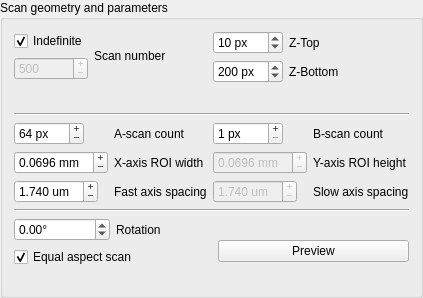
<?xml version="1.0" encoding="UTF-8"?>
<ui version="4.0">
 <class>groupScan</class>
 <widget class="QGroupBox" name="groupScan">
  <property name="geometry">
   <rect>
    <x>0</x>
    <y>0</y>
    <width>380</width>
    <height>298</height>
   </rect>
  </property>
  <property name="minimumSize">
   <size>
    <width>0</width>
    <height>0</height>
   </size>
  </property>
  <property name="maximumSize">
   <size>
    <width>16777215</width>
    <height>16777215</height>
   </size>
  </property>
  <property name="title">
   <string>Scan geometry and parameters</string>
  </property>
  <layout class="QGridLayout" name="gridLayout">
   <item row="0" column="1">
    <layout class="QFormLayout" name="formLayout">
     <item row="0" column="0">
      <widget class="QSpinBox" name="spinZTop">
       <property name="toolTip">
        <string>Number of pixels to crop from the top of the A-line</string>
       </property>
       <property name="suffix">
        <string> px</string>
       </property>
       <property name="maximum">
        <number>1024</number>
       </property>
       <property name="value">
        <number>10</number>
       </property>
      </widget>
     </item>
     <item row="0" column="1">
      <widget class="QLabel" name="labelZTop">
       <property name="toolTip">
        <string>Number of pixels to crop from the top of the A-line</string>
       </property>
       <property name="text">
        <string>Z-Top</string>
       </property>
      </widget>
     </item>
     <item row="1" column="0">
      <widget class="QSpinBox" name="spinZBottom">
       <property name="toolTip">
        <string>A-lines are cropped to this number of uppermost pixels on display and acquisition</string>
       </property>
       <property name="suffix">
        <string> px</string>
       </property>
       <property name="minimum">
        <number>1</number>
       </property>
       <property name="maximum">
        <number>1025</number>
       </property>
       <property name="value">
        <number>200</number>
       </property>
      </widget>
     </item>
     <item row="1" column="1">
      <widget class="QLabel" name="labelZBottom">
       <property name="toolTip">
        <string>A-lines are cropped to this number of uppermost pixels on display and acquisition</string>
       </property>
       <property name="text">
        <string>Z-Bottom</string>
       </property>
      </widget>
     </item>
    </layout>
   </item>
   <item row="2" column="1">
    <layout class="QFormLayout" name="formY">
     <item row="0" column="0">
      <widget class="QSpinBox" name="spinBCount">
       <property name="toolTip">
        <string>The number of B-scans to acquire</string>
       </property>
       <property name="buttonSymbols">
        <enum>QAbstractSpinBox::PlusMinus</enum>
       </property>
       <property name="suffix">
        <string> px</string>
       </property>
       <property name="minimum">
        <number>1</number>
       </property>
       <property name="maximum">
        <number>3600</number>
       </property>
       <property name="value">
        <number>1</number>
       </property>
      </widget>
     </item>
     <item row="0" column="1">
      <widget class="QLabel" name="labelBcount">
       <property name="toolTip">
        <string>The number of B-scans to acquire</string>
       </property>
       <property name="text">
        <string>B-scan count</string>
       </property>
      </widget>
     </item>
     <item row="1" column="0">
      <widget class="QDoubleSpinBox" name="spinROIHeight">
       <property name="enabled">
        <bool>false</bool>
       </property>
       <property name="toolTip">
        <string>The width of the C-scan</string>
       </property>
       <property name="buttonSymbols">
        <enum>QAbstractSpinBox::PlusMinus</enum>
       </property>
       <property name="suffix">
        <string> mm</string>
       </property>
       <property name="decimals">
        <number>4</number>
       </property>
       <property name="minimum">
        <double>0.000100000000000</double>
       </property>
       <property name="singleStep">
        <double>0.001000000000000</double>
       </property>
       <property name="value">
        <double>0.069600000000000</double>
       </property>
      </widget>
     </item>
     <item row="1" column="1">
      <widget class="QLabel" name="labelROIHeight">
       <property name="toolTip">
        <string>The width of the C-scan</string>
       </property>
       <property name="text">
        <string>Y-axis ROI height</string>
       </property>
      </widget>
     </item>
     <item row="2" column="0">
      <widget class="QDoubleSpinBox" name="spinSlowAxisSpacing">
       <property name="enabled">
        <bool>false</bool>
       </property>
       <property name="toolTip">
        <string>The distance between adjacent B-scans (the slow axis)</string>
       </property>
       <property name="buttonSymbols">
        <enum>QAbstractSpinBox::PlusMinus</enum>
       </property>
       <property name="suffix">
        <string> um</string>
       </property>
       <property name="decimals">
        <number>3</number>
       </property>
       <property name="minimum">
        <double>0.001000000000000</double>
       </property>
       <property name="singleStep">
        <double>0.010000000000000</double>
       </property>
       <property name="value">
        <double>1.740000000000000</double>
       </property>
      </widget>
     </item>
     <item row="2" column="1">
      <widget class="QLabel" name="labelSlowAxisSpacing">
       <property name="toolTip">
        <string>The distance between adjacent B-scans (the slow axis)</string>
       </property>
       <property name="text">
        <string>Slow axis spacing</string>
       </property>
      </widget>
     </item>
    </layout>
   </item>
   <item row="0" column="0">
    <layout class="QFormLayout" name="formNumber">
     <item row="0" column="0">
      <layout class="QGridLayout" name="subFormGrid">
       <item row="1" column="1">
        <widget class="QCheckBox" name="checkIndefinite">
         <property name="toolTip">
          <string>If checked, data will be continuously acquired until the stop button is pressed</string>
         </property>
         <property name="text">
          <string>Indefinite</string>
         </property>
         <property name="checked">
          <bool>true</bool>
         </property>
        </widget>
       </item>
       <item row="2" column="1">
        <widget class="QSpinBox" name="spinScanNumber">
         <property name="enabled">
          <bool>false</bool>
         </property>
         <property name="toolTip">
          <string>The number of consecutive scans to acquire</string>
         </property>
         <property name="buttonSymbols">
          <enum>QAbstractSpinBox::PlusMinus</enum>
         </property>
         <property name="minimum">
          <number>1</number>
         </property>
         <property name="maximum">
          <number>100000</number>
         </property>
         <property name="value">
          <number>500</number>
         </property>
        </widget>
       </item>
      </layout>
     </item>
     <item row="0" column="1">
      <widget class="QLabel" name="labelScanNumber">
       <property name="toolTip">
        <string>The number of consecutive scans to acquire</string>
       </property>
       <property name="text">
        <string>Scan number</string>
       </property>
      </widget>
     </item>
    </layout>
   </item>
   <item row="1" column="0" colspan="2">
    <widget class="Line" name="line_3">
     <property name="orientation">
      <enum>Qt::Horizontal</enum>
     </property>
    </widget>
   </item>
   <item row="3" column="0" colspan="2">
    <layout class="QGridLayout" name="gridLayout_4">
     <item row="1" column="1">
      <widget class="QLabel" name="labelRotation">
       <property name="toolTip">
        <string>The angle by which to rotate the scan pattern</string>
       </property>
       <property name="text">
        <string>Rotation</string>
       </property>
      </widget>
     </item>
     <item row="1" column="0">
      <widget class="QDoubleSpinBox" name="spinRotation">
       <property name="toolTip">
        <string>The angle by which to rotate the scan pattern</string>
       </property>
       <property name="suffix">
        <string>°</string>
       </property>
       <property name="minimum">
        <double>-359.990000000000009</double>
       </property>
       <property name="maximum">
        <double>359.990000000000009</double>
       </property>
      </widget>
     </item>
     <item row="1" column="2" rowspan="3" colspan="2">
      <widget class="QPushButton" name="pushPreview">
       <property name="toolTip">
        <string>Display the scan pattern positions and signals</string>
       </property>
       <property name="text">
        <string>Preview</string>
       </property>
      </widget>
     </item>
     <item row="2" column="0" colspan="2">
      <widget class="QCheckBox" name="checkEqualAspect">
       <property name="toolTip">
        <string>Forces X and Y scan spacing to be equal</string>
       </property>
       <property name="text">
        <string>Equal aspect scan</string>
       </property>
       <property name="checked">
        <bool>true</bool>
       </property>
      </widget>
     </item>
     <item row="0" column="0" colspan="4">
      <widget class="Line" name="line_2">
       <property name="orientation">
        <enum>Qt::Horizontal</enum>
       </property>
      </widget>
     </item>
    </layout>
   </item>
   <item row="2" column="0">
    <layout class="QFormLayout" name="formX">
     <item row="0" column="0">
      <widget class="QSpinBox" name="spinACount">
       <property name="toolTip">
        <string>The number of A-scans in a B-scan</string>
       </property>
       <property name="buttonSymbols">
        <enum>QAbstractSpinBox::PlusMinus</enum>
       </property>
       <property name="suffix">
        <string> px</string>
       </property>
       <property name="minimum">
        <number>1</number>
       </property>
       <property name="maximum">
        <number>2400</number>
       </property>
       <property name="value">
        <number>64</number>
       </property>
      </widget>
     </item>
     <item row="0" column="1">
      <widget class="QLabel" name="labelACount">
       <property name="toolTip">
        <string>The number of A-scans in a B-scan</string>
       </property>
       <property name="text">
        <string>A-scan count</string>
       </property>
      </widget>
     </item>
     <item row="1" column="0">
      <widget class="QDoubleSpinBox" name="spinROIWidth">
       <property name="toolTip">
        <string>The length of the B-scan</string>
       </property>
       <property name="buttonSymbols">
        <enum>QAbstractSpinBox::PlusMinus</enum>
       </property>
       <property name="suffix">
        <string> mm</string>
       </property>
       <property name="decimals">
        <number>4</number>
       </property>
       <property name="minimum">
        <double>0.000100000000000</double>
       </property>
       <property name="singleStep">
        <double>0.001000000000000</double>
       </property>
       <property name="value">
        <double>0.069600000000000</double>
       </property>
      </widget>
     </item>
     <item row="1" column="1">
      <widget class="QLabel" name="labelROIWidth">
       <property name="toolTip">
        <string>The length of the B-scan</string>
       </property>
       <property name="text">
        <string>X-axis ROI width</string>
       </property>
      </widget>
     </item>
     <item row="2" column="0">
      <widget class="QDoubleSpinBox" name="spinFastAxisSpacing">
       <property name="toolTip">
        <string>The spacing between adjacent A-scans along the fast axis</string>
       </property>
       <property name="buttonSymbols">
        <enum>QAbstractSpinBox::PlusMinus</enum>
       </property>
       <property name="suffix">
        <string> um</string>
       </property>
       <property name="decimals">
        <number>3</number>
       </property>
       <property name="minimum">
        <double>0.001000000000000</double>
       </property>
       <property name="singleStep">
        <double>0.010000000000000</double>
       </property>
       <property name="value">
        <double>1.740000000000000</double>
       </property>
      </widget>
     </item>
     <item row="2" column="1">
      <widget class="QLabel" name="labelFastAxisSpacing">
       <property name="toolTip">
        <string>The spacing between adjacent A-scans along the fast axis</string>
       </property>
       <property name="text">
        <string>Fast axis spacing</string>
       </property>
      </widget>
     </item>
    </layout>
   </item>
  </layout>
 </widget>
 <resources/>
 <connections/>
</ui>
